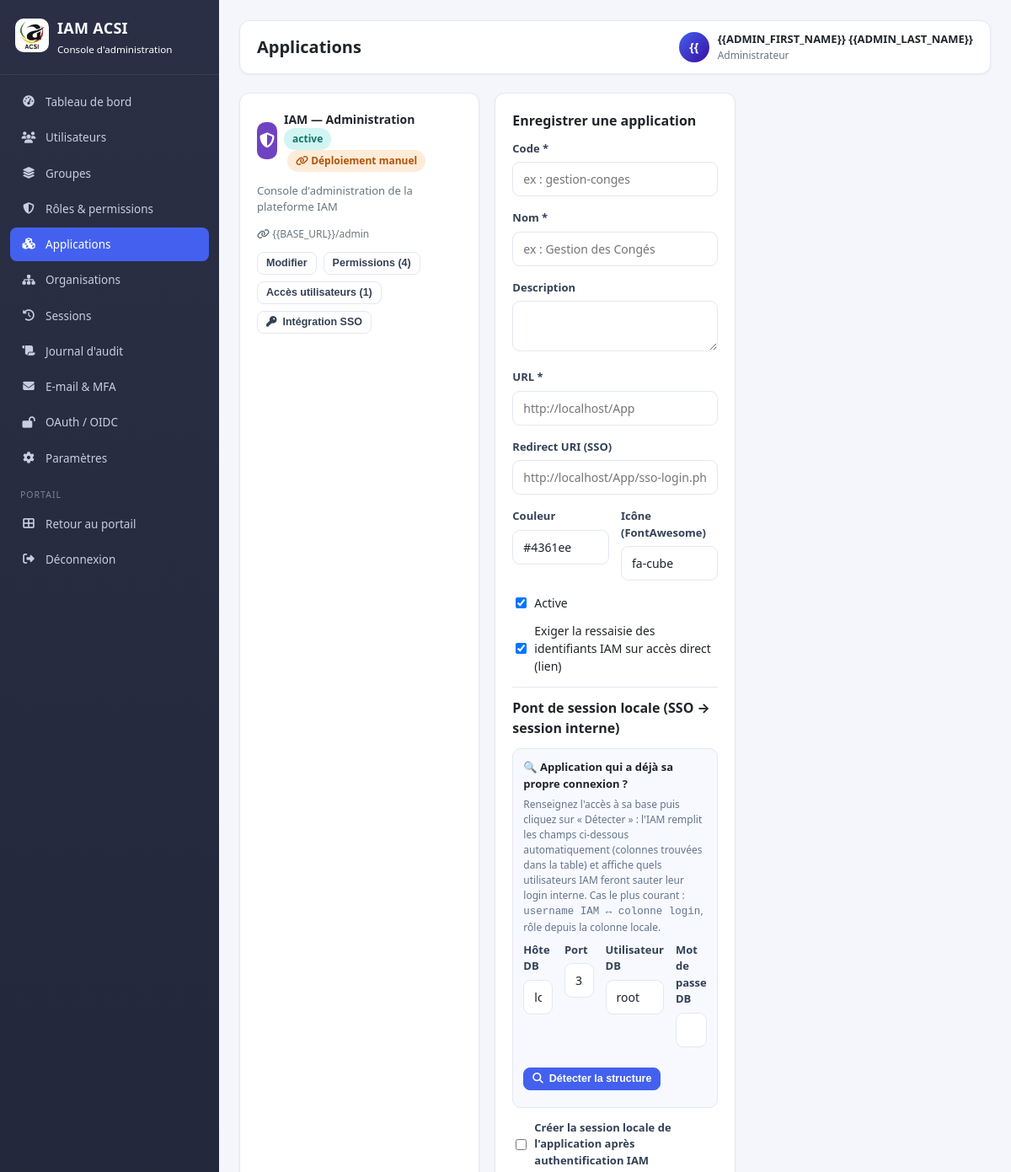
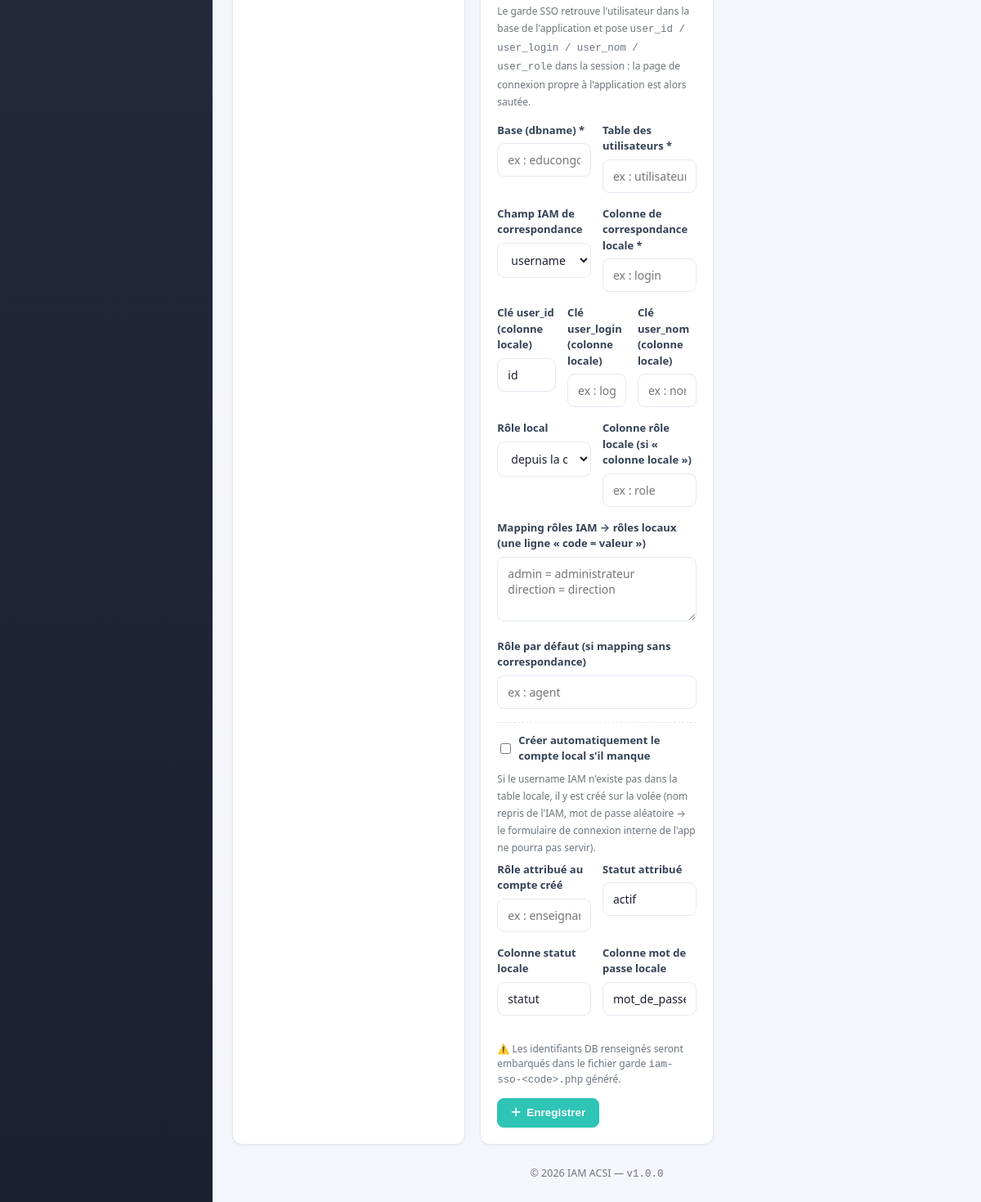
/admin/apps.php (signed in), run on the app's committed database (2 pictures, top to bottom).
### tables this page shows
CREATE TABLE IF NOT EXISTS users (
  id                  INT AUTO_INCREMENT PRIMARY KEY,
  username            VARCHAR(100) NOT NULL,
  email               VARCHAR(190) NOT NULL,
  phone               VARCHAR(30)  NULL,
  password_hash       VARCHAR(255) NOT NULL,
  first_name          VARCHAR(100) NOT NULL,
  last_name           VARCHAR(100) NOT NULL,
  photo               VARCHAR(255) NULL,
  matricule           VARCHAR(50)  NULL,
  organization_id     INT          NULL,
  department          VARCHAR(100) NULL,
  service             VARCHAR(100) NULL,
  fonction            VARCHAR(100) NULL,
  status              ENUM('active','inactive','locked','pending') NOT NULL DEFAULT 'active',
  mfa_enabled         TINYINT(1) NOT NULL DEFAULT 0,
  must_change_password TINYINT(1) NOT NULL DEFAULT 1,
  failed_attempts     INT NOT NULL DEFAULT 0,
  locked_until        DATETIME NULL,
  last_login_at       DATETIME NULL,
  last_login_ip       VARCHAR(45) NULL,
  created_by          INT NULL,
  created_at          DATETIME NOT NULL DEFAULT CURRENT_TIMESTAMP,
  updated_at          DATETIME NOT NULL DEFAULT CURRENT_TIMESTAMP ON UPDATE CURRENT_TIMESTAMP,
  UNIQUE KEY uq_email (email),
  UNIQUE KEY uq_username (username),
  INDEX idx_users_org (organization_id),
  CONSTRAINT fk_users_org FOREIGN KEY (organization_id) REFERENCES organizations(id) ON DELETE SET NULL
);

CREATE TABLE IF NOT EXISTS applications (
  id          INT AUTO_INCREMENT PRIMARY KEY,
  code        VARCHAR(50)  NOT NULL,
  name        VARCHAR(190) NOT NULL,
  description TEXT NULL,
  url         VARCHAR(255) NOT NULL,
  logo        VARCHAR(255) NULL,
  color       VARCHAR(20)  NULL,
  icon        VARCHAR(100) NULL,
  client_id   VARCHAR(100) NULL,
  client_secret VARCHAR(255) NULL,
  redirect_uri  VARCHAR(255) NULL,
  scopes        VARCHAR(255) NULL,
  active      TINYINT(1) NOT NULL DEFAULT 1,
  sso_prompt  TINYINT(1) NOT NULL DEFAULT 1 COMMENT '1 = exiger la ressaisie des identifiants IAM sur accès direct (lien) ; 0 = accès seamless si session IAM valide',
  is_system   TINYINT(1) NOT NULL DEFAULT 0,
  bridge_config TEXT NULL COMMENT 'Pont de session locale (JSON) : DB app, champs de correspondance, clés de session, mapping de rôles',
  created_at  DATETIME NOT NULL DEFAULT CURRENT_TIMESTAMP,
  UNIQUE KEY uq_app_code (code)
);

### admin/apps.php (the view, shortened to what the rows shown need)
<?php
require_once __DIR__ . '/_guard.php';
require_once __DIR__ . '/_sso_generator.php';
$db  = db();
$apps  = $db->query('SELECT * FROM applications ORDER BY name')->fetchAll();
$perms = $db->query('SELECT p.*, a.name AS app_name FROM permissions p INNER JOIN applications a ON a.id = p.application_id ORDER BY a.name, p.name')->fetchAll();
$permsByApp = [];
foreach ($perms as $p) $permsByApp[$p['application_id']][] = $p;
$appUsers = [];
$stmt = $db->query('SELECT ur.application_id, u.id AS user_id, u.first_name, u.last_name, u.email, r.id AS role_id, r.name AS role_name
    FROM user_roles ur
    INNER JOIN users u ON u.id = ur.user_id
    INNER JOIN roles r ON r.id = ur.role_id
    ORDER BY u.last_name');
foreach ($stmt->fetchAll() as $row) {
    $appUsers[(int) $row['application_id']][] = $row;
}
$pageTitle = 'Applications';
include __DIR__ . '/_header.php';
?>
<?php
function sso_deploy_state(array $app): array
{
    $code = iam_app_code_slug($app['code']);
    $docRoot = $_SERVER['DOCUMENT_ROOT'] ?? '';
    $localPath = iam_local_path_from_url((string) ($app['url'] ?? ''), (string) $docRoot);
    $guardFile = 'iam-sso-' . $code . '.php';
    if (!$localPath) {
        return ['state' => 'remote', 'label' => 'Déploiement manuel', 'class' => 'badge-warning', 'guard_file' => $guardFile, 'path' => null];
    }
    return ['state' => 'not_deployed', 'label' => 'Non déployée', 'class' => 'badge-muted', 'guard_file' => $guardFile, 'path' => $localPath];
}
    ?>
<div class="cards-grid mb-3">
    <?php foreach ($apps as $a): ?>
        <?php $ssoState = sso_deploy_state($a); ?>
        <div class="card">
            <div class="card-body">
                <div class="d-flex align-center gap-2 mb-2">
                    <div class="app-icon" style="width:44px; height:44px; border-radius:10px; background:<?php echo htmlspecialchars($a['color'] ?: '#4361ee'); ?>; font-size:18px; display:flex; align-items:center; justify-content:center; color:#fff;">
                        <i class="fas <?php echo htmlspecialchars($a['icon'] ?: 'fa-cube'); ?>"></i>
                    </div>
                    <div>
                        <strong><?php echo htmlspecialchars($a['name']); ?></strong>
                        <div class="badge <?php echo $a['active'] ? 'badge-success' : 'badge-muted'; ?>"><?php echo $a['active'] ? 'active' : 'inactive'; ?></div>
                        <div class="badge <?php echo $ssoState['class']; ?>" style="margin-left:4px;"><i class="fas fa-link"></i> <?php echo $ssoState['label']; ?></div>
                    </div>
                </div>
                <p class="text-muted" style="font-size:13px;"><?php echo htmlspecialchars($a['description'] ?? ''); ?></p>
                <p class="text-muted" style="font-size:12px;"><i class="fas fa-link"></i> <?php echo htmlspecialchars($a['url']); ?></p>
                <div class="d-flex gap-2 flex-wrap">
                    <button class="btn btn-outline btn-sm" onclick="document.getElementById('editApp-<?php echo (int) $a['id']; ?>').style.display='block';">Modifier</button>
                    <button class="btn btn-outline btn-sm" onclick="document.getElementById('permsApp-<?php echo (int) $a['id']; ?>').style.display='block';">Permissions (<?php echo count($permsByApp[$a['id']] ?? []); ?>)</button>
                    <button class="btn btn-outline btn-sm" onclick="document.getElementById('accessApp-<?php echo (int) $a['id']; ?>').style.display='block';">Accès utilisateurs (<?php echo count($appUsers[$a['id']] ?? []); ?>)</button>
                    <button class="btn btn-outline btn-sm" onclick="document.getElementById('ssoApp-<?php echo (int) $a['id']; ?>').style.display='block';"><i class="fas fa-key"></i> Intégration SSO</button>
                </div>
            </div>
        </div>
    <?php endforeach; ?>
</div>
<?php include __DIR__ . '/_footer.php'; ?>

### admin/_header.php (shortened to what the rows shown need)
<?php
$iamAdmin = $GLOBALS['iam_admin'] ?? [];
?>
<!DOCTYPE html>
<html lang="fr">
<head>
<link rel="stylesheet" href="<?php echo IAM_BASE_URL; ?>/assets/css/iam.css">
</head>
<body>
<div class="layout">
    <div class="main">
        <div class="topbar">
            <h1><?php echo htmlspecialchars($pageTitle); ?></h1>
            <div class="user-badge">
                <div class="avatar"><?php echo htmlspecialchars(strtoupper(substr(($iamAdmin['first_name'] ?? 'A'), 0, 1) . substr(($iamAdmin['last_name'] ?? ''), 0, 1))); ?></div>
                <div>
                    <div style="font-weight:600; font-size:13px;"><?php echo htmlspecialchars(trim(($iamAdmin['first_name'] ?? '') . ' ' . ($iamAdmin['last_name'] ?? ''))); ?></div>
                    <div class="text-muted" style="font-size:12px;">Administrateur</div>
                </div>
            </div>
        </div>

### data on the page
users: first_name+last_name "{{", first_name+last_name "{{ADMIN_FIRST_NAME}} {{ADMIN_LAST_NAME}}"
applications: name "IAM — Administration", active "active", code "Déploiement manuel", description "Console d'administration de la plateforme IAM", url "{{BASE_URL}}/admin", id "4", id "1"

### other printed values
IAM_NAME "IAM ACSI"
$m[0] "Tableau de bord"
$m[0] "Utilisateurs"
$m[0] "Groupes"
$m[0] "Rôles & permissions"
$m[0] "Applications"
$m[0] "Organisations"
$m[0] "Sessions"
$m[0] "Journal d'audit"
$m[0] "E-mail & MFA"
$m[0] "OAuth / OIDC"
$m[0] "Paramètres"
$pageTitle "Applications"
IAM_VERSION "1.0.0"
form field bridge_match_iam "username (IAM)"
